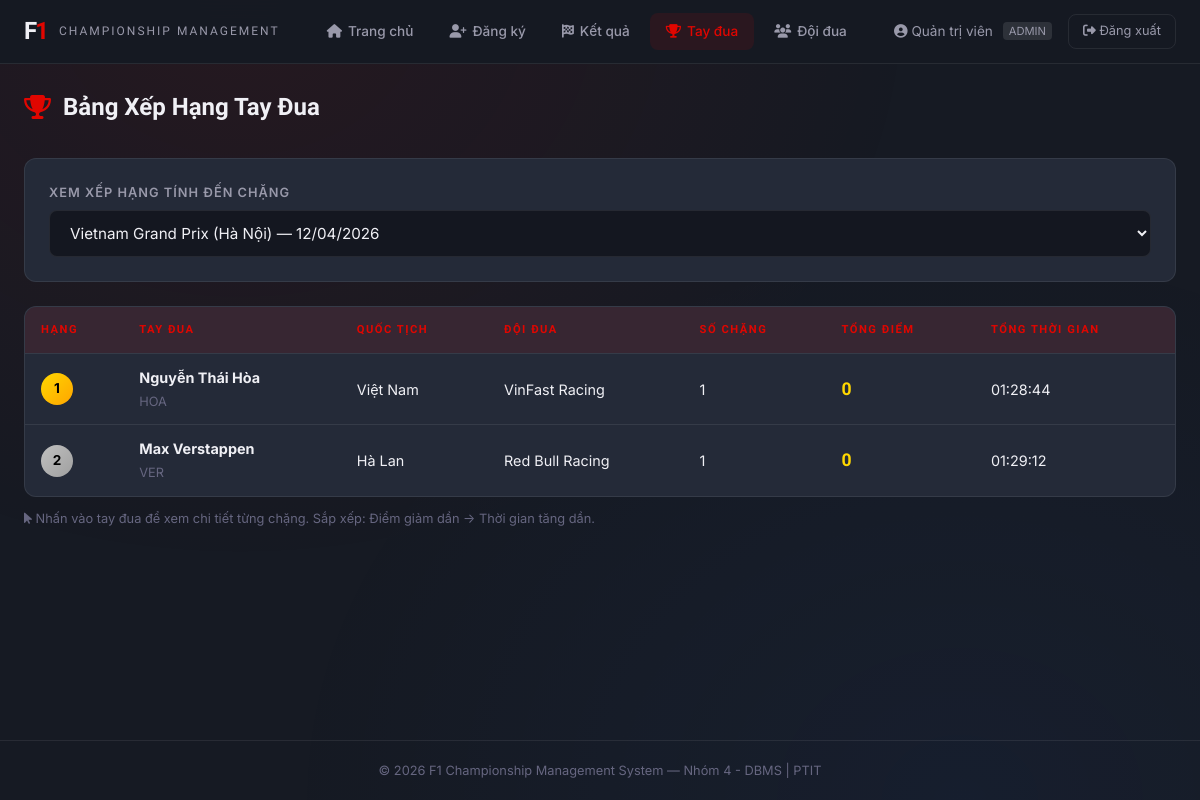
The page /racer_standings.php?stage_id=1 (signed in) on the database its author committed.
### tables this page shows
CREATE TABLE IF NOT EXISTS `racer` (
    `id`          INT AUTO_INCREMENT PRIMARY KEY,
    `driver_code` VARCHAR(20) NOT NULL UNIQUE,
    `name`        VARCHAR(100) NOT NULL,
    `nationality` VARCHAR(50),
    `dob`         DATE,
    `biography`   TEXT,
    `status`      ENUM('Active', 'Injured', 'Suspended') DEFAULT 'Active'
);

### src/config/database.php (called while the page is built, shortened)
<?php
function isLoggedIn() {
    return isset($_SESSION['user_id']);
}
function isAdmin() {
    return isLoggedIn() && isset($_SESSION['role']) && $_SESSION['role'] === 'admin';
}
function getCurrentUser() {
    return [
        'id' => $_SESSION['user_id'] ?? null,
        'username' => $_SESSION['username'] ?? null,
        'full_name' => $_SESSION['full_name'] ?? null,
        'role' => $_SESSION['role'] ?? null,
    ];
}
?>

### src/racer_standings.php (the view, shortened to what this page needs)
<?php
require_once 'config/database.php';
$stages = $conn->query("
    SELECT s.id, s.name, s.location, s.race_date, s.stage_order
    FROM stage s
    ORDER BY s.stage_order ASC
");
$selectedStage = $_GET['stage_id'] ?? '';
$standings = [];
if ($selectedStage) {
    $stageId = intval($selectedStage);
    $stageCheck = $conn->prepare("SELECT race_date, name FROM stage WHERE id = ?");
    $stageCheck->bind_param("i", $stageId);
    $stageCheck->execute();
    $stageInfo = $stageCheck->get_result()->fetch_assoc();
    $raceDate = strtotime($stageInfo['race_date']);
    $now = time();
    if ($raceDate > $now) {
        $warning = 'Chặng đua "' . $stageInfo['name'] . '" chưa diễn ra. Vui lòng quay lại sau ngày ' . date('d/m/Y', $raceDate) . '.';
    } else {
        $resultCheck = $conn->prepare("
            SELECT COUNT(*) as cnt FROM result res
            JOIN stage s ON res.stage_id = s.id
            WHERE s.tournament_id = (SELECT tournament_id FROM stage WHERE id = ?)
              AND s.stage_order <= (SELECT stage_order FROM stage WHERE id = ?)
        ");
        $resultCheck->bind_param("ii", $stageId, $stageId);
        $resultCheck->execute();
        $hasResults = $resultCheck->get_result()->fetch_assoc()['cnt'] > 0;
        if (!$hasResults) {
            $warning = 'Chưa có kết quả cho chặng đua này. Vui lòng cập nhật kết quả trước.';
        } else {
            $stmt = $conn->prepare("
                SELECT
                    r.id as racer_id,
                    r.driver_code,
                    r.name as racer_name,
                    r.nationality,
                    t.name as team_name,
                    COUNT(DISTINCT res.stage_id) as total_races,
                    COALESCE(SUM(res.score), 0) as total_points,
                    COALESCE(SUM(
                        CASE WHEN res.finish_time IS NOT NULL AND res.finish_time != ''
                        THEN TIME_TO_SEC(res.finish_time) ELSE 0 END
                    ), 0) as total_time_seconds
                FROM racer r
                JOIN contract c ON c.racer_id = r.id
                JOIN result res ON res.contract_id = c.id
                JOIN stage s ON res.stage_id = s.id
                JOIN team t ON c.team_id = t.id
                WHERE s.tournament_id = (SELECT tournament_id FROM stage WHERE id = ?)
                  AND s.stage_order <= (SELECT stage_order FROM stage WHERE id = ?)
                GROUP BY r.id, r.driver_code, r.name, r.nationality, t.name
                ORDER BY total_points DESC, total_time_seconds ASC
            ");
            $stmt->bind_param("ii", $stageId, $stageId);
            $stmt->execute();
            $standings = $stmt->get_result()->fetch_all(MYSQLI_ASSOC);
        }
    }
}
require_once 'includes/header.php';
?>
<div class="page-container">
    <h1 class="page-title"><i class="fas fa-trophy"></i> Bảng Xếp Hạng Tay Đua</h1>
    <form method="GET" action="racer_standings.php">
        <div class="filter-bar">
            <div class="form-group">
                <label for="stage_id">Xem xếp hạng tính đến chặng</label>
                <select name="stage_id" id="stage_id" onchange="this.form.submit()">
                    <?php
                    $stages->data_seek(0);
                    while ($s = $stages->fetch_assoc()):
                    ?>
                        <option value="<?php echo $s['id']; ?>" <?php echo $selectedStage == $s['id'] ? 'selected' : ''; ?>>
                            <?php echo htmlspecialchars($s['name'] . ' — ' . date('d/m/Y', strtotime($s['race_date']))); ?>
                        </option>
                    <?php endwhile; ?>
                </select>
            </div>
        </div>
    </form>
    <?php if (!empty($standings)): ?>
        <div class="data-table-wrapper">
            <table class="data-table">
                <thead>
                    <tr>
                        <th>Hạng</th>
                        <th>Tay đua</th>
                        <th>Quốc tịch</th>
                        <th>Đội đua</th>
                        <th>Số chặng</th>
                        <th>Tổng điểm</th>
                        <th>Tổng thời gian</th>
                    </tr>
                </thead>
                <tbody>
                    <?php foreach ($standings as $idx => $racer): ?>
                        <?php
                        $rank = $idx + 1;
                        $rankClass = 'rank-default';
                        if ($rank == 1) $rankClass = 'rank-1';
                        elseif ($rank == 2) $rankClass = 'rank-2';
                        elseif ($rank == 3) $rankClass = 'rank-3';
                        $totalSec = $racer['total_time_seconds'];
                        $hours = floor($totalSec / 3600);
                        $mins = floor(($totalSec % 3600) / 60);
                        $secs = $totalSec % 60;
                        $timeFormatted = sprintf('%02d:%02d:%02d', $hours, $mins, $secs);
                        ?>
                        <tr class="clickable"
                            data-href="racer_standings.php?stage_id=<?php echo $selectedStage; ?>&racer_id=<?php echo $racer['racer_id']; ?>">
                            <td><span class="rank-badge <?php echo $rankClass; ?>"><?php echo $rank; ?></span></td>
                            <td>
                                <strong><?php echo htmlspecialchars($racer['racer_name']); ?></strong>
                                <br><span style="color: var(--text-muted); font-size: 0.8rem;"><?php echo $racer['driver_code']; ?></span>
                            </td>
                            <td><?php echo htmlspecialchars($racer['nationality']); ?></td>
                            <td><?php echo htmlspecialchars($racer['team_name']); ?></td>
                            <td><?php echo $racer['total_races']; ?></td>
                            <td><span class="points-display"><?php echo $racer['total_points']; ?></span></td>
                            <td><?php echo $timeFormatted; ?></td>
                        </tr>
                    <?php endforeach; ?>
                </tbody>
            </table>
        </div>
        <p style="margin-top: 12px; color: var(--text-muted); font-size: 0.8rem;">
            <i class="fas fa-mouse-pointer"></i> Nhấn vào tay đua để xem chi tiết từng chặng.
            Sắp xếp: Điểm giảm dần → Thời gian tăng dần.
        </p>
    <?php endif; ?>
</div>
<?php require_once 'includes/footer.php'; ?>

### src/includes/header.php (shortened to what this page needs)
<?php
$user = getCurrentUser();
$currentPage = basename($_SERVER['PHP_SELF']);
?>
<!DOCTYPE html>
<html lang="vi">
<head>
    <link rel="stylesheet" href="https://cdnjs.cloudflare.com/ajax/libs/font-awesome/6.5.1/css/all.min.css">
    <link rel="stylesheet" href="css/style.css?v=<?php echo time(); ?>">
</head>
<body>
    <?php if (isLoggedIn() && $currentPage !== 'index.php'): ?>
    <nav class="navbar">
        <div class="nav-brand">
            <div class="f1-logo">
                <span class="logo-f">F</span><span class="logo-1">1</span>
            </div>
            <span class="nav-title">Championship Management</span>
        </div>
        <div class="nav-links">
            <a href="dashboard.php" class="nav-link <?php echo $currentPage === 'dashboard.php' ? 'active' : ''; ?>">
                <i class="fas fa-home"></i> Trang chủ
            </a>
            <?php if (isAdmin()): ?>
            <a href="register.php" class="nav-link <?php echo $currentPage === 'register.php' ? 'active' : ''; ?>">
                <i class="fas fa-user-plus"></i> Đăng ký
            </a>
            <?php endif; ?>
            <a href="update_results.php" class="nav-link <?php echo $currentPage === 'update_results.php' ? 'active' : ''; ?>">
                <i class="fas fa-flag-checkered"></i> Kết quả
            </a>
            <a href="racer_standings.php" class="nav-link <?php echo $currentPage === 'racer_standings.php' ? 'active' : ''; ?>">
                <i class="fas fa-trophy"></i> Tay đua
            </a>
            <a href="team_rankings.php" class="nav-link <?php echo $currentPage === 'team_rankings.php' ? 'active' : ''; ?>">
                <i class="fas fa-users"></i> Đội đua
            </a>
        </div>
        <div class="nav-user">
            <span class="user-name">
                <i class="fas fa-user-circle"></i> <?php echo htmlspecialchars($user['full_name']); ?>
                <span class="badge" style="font-size: 0.7rem; padding: 2px 6px; background: rgba(255,255,255,0.1); border-radius: 4px; margin-left: 6px; position: relative; top: -1px;">
                    <?php echo $user['role'] === 'admin' ? 'ADMIN' : 'STAFF'; ?>
                </span>
            </span>
            <a href="logout.php" class="btn-logout"><i class="fas fa-sign-out-alt"></i> Đăng xuất</a>
        </div>
    </nav>
    <?php endif; ?>
    <main class="main-content">

### src/includes/footer.php (shortened to what this page needs)
    </main>
    <footer class="footer">
        <div class="footer-content">
            <p>&copy; <?php echo date('Y'); ?> F1 Championship Management System — Nhóm 4 - DBMS | PTIT</p>
        </div>
    </footer>
</body>
</html>

### rows shown on the page
racer: rank "1", name "Nguyễn Thái Hòa", driver_code "HOA", nationality "Việt Nam", team_name "VinFast Racing", total_races "1", total_points "0", timeFormatted "01:28:44"
racer: rank "2", name "Max Verstappen", driver_code "VER", nationality "Hà Lan", team_name "Red Bull Racing", total_races "1", total_points "0", timeFormatted "01:29:12"

### other values the page prints
$user['full_name'] "Quản trị viên"
form field stage_id "Vietnam Grand Prix (Hà Nội) — 12/04/2026"
